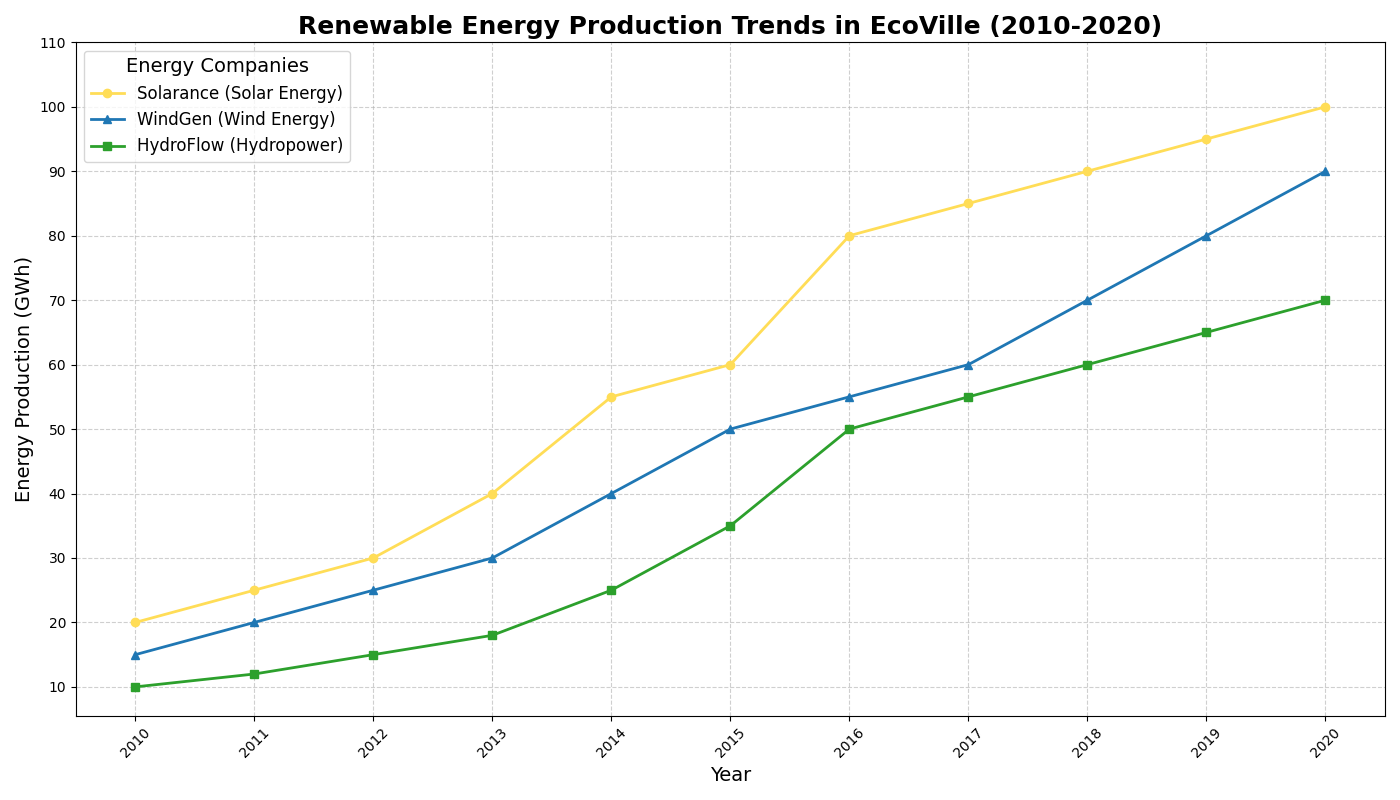

This figure's Python source:
import matplotlib.pyplot as plt
import numpy as np

# Context and Backstory
# We are analyzing the trend of renewable energy production over a decade (2010-2020) for three fictitious energy companies 
# (Solarance, WindGen, and HydroFlow) operating in a fictional city called EcoVille.

# Data for renewable energy production (in GWh) from 2010 to 2020
years = np.arange(2010, 2021)

solarance_production = [20, 25, 30, 40, 55, 60, 80, 85, 90, 95, 100]
windgen_production = [15, 20, 25, 30, 40, 50, 55, 60, 70, 80, 90]
hydroflow_production = [10, 12, 15, 18, 25, 35, 50, 55, 60, 65, 70]

# Plotting the data
plt.figure(figsize=(14, 8))

# Plot lines with markers for each company
plt.plot(years, solarance_production, marker='o', linestyle='-', color='#ffdd57', 
         label='Solarance (Solar Energy)', linewidth=2)
plt.plot(years, windgen_production, marker='^', linestyle='-', color='#1f77b4', 
         label='WindGen (Wind Energy)', linewidth=2)
plt.plot(years, hydroflow_production, marker='s', linestyle='-', color='#2ca02c', 
         label='HydroFlow (Hydropower)', linewidth=2)

# Add title and labels
plt.title('Renewable Energy Production Trends in EcoVille (2010-2020)', fontsize=18, fontweight='bold')
plt.xlabel('Year', fontsize=14)
plt.ylabel('Energy Production (GWh)', fontsize=14)

# Add grid for better readability
plt.grid(True, linestyle='--', alpha=0.6)

# Set x-ticks and y-ticks
plt.xticks(years, rotation=45)
plt.yticks(np.arange(10, 111, step=10))

# Add legend with title
plt.legend(loc='upper left', fontsize=12, title='Energy Companies', title_fontsize='14')

# Automatically adjust the layout
plt.tight_layout()

# Show plot
plt.show()
